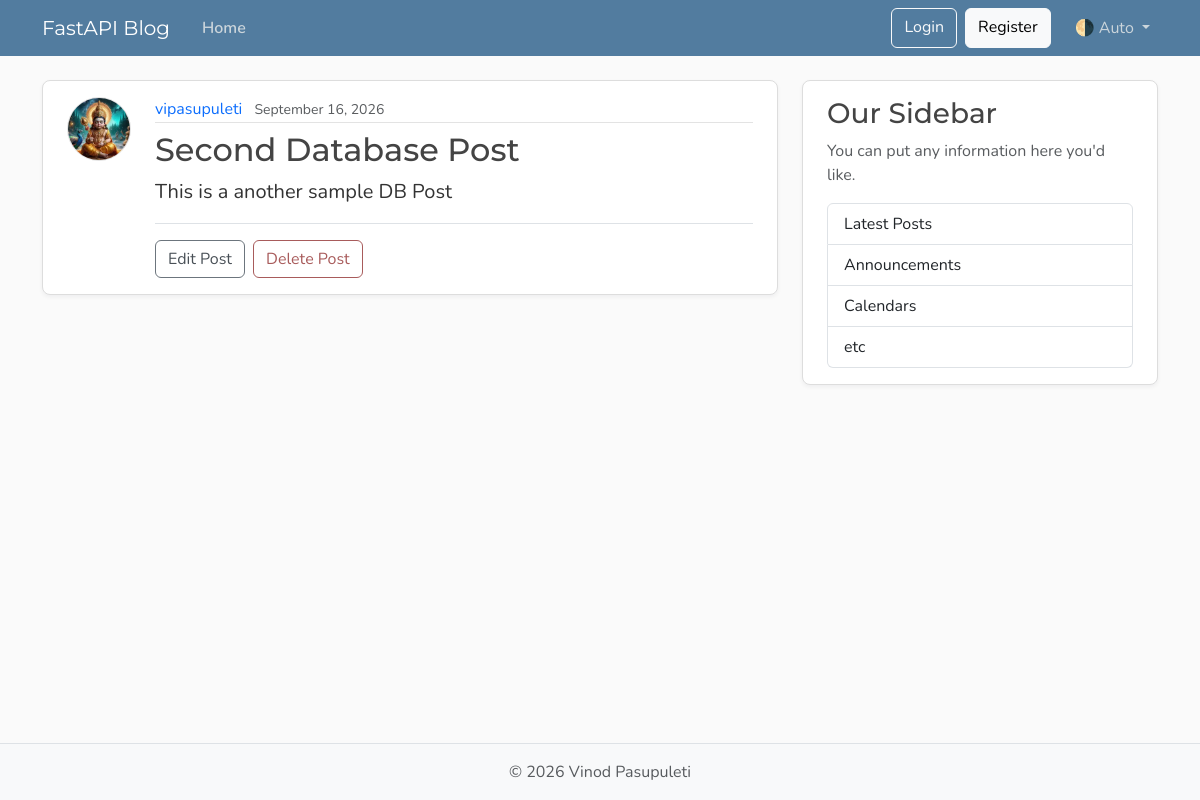
The page /posts/2 on the database its author committed.
### models.py (models this page shows, shortened)
class User(Base):
    __tablename__ = "users"
    id: Mapped[int] = mapped_column(Integer, primary_key=True, index=True)
    username: Mapped[str] = mapped_column(String(50), unique=True, nullable=False)
    email: Mapped[str] = mapped_column(String(120), unique=True, nullable=False)
    image_file: Mapped[str | None] = mapped_column(
        String(200),
        nullable=True,
        default=None,
    )
    posts: Mapped[list[Post]] = relationship(back_populates="author", cascade="all, delete-orphan")

class Post(Base):
    __tablename__ = "posts"
    id: Mapped[int] = mapped_column(Integer, primary_key=True, index=True)
    title: Mapped[str] = mapped_column(String(100), nullable=False)
    content: Mapped[str] = mapped_column(Text, nullable=False)
    user_id: Mapped[int] = mapped_column(
        ForeignKey("users.id"),
        nullable=False,
        index=True,
    )
    date_posted: Mapped[datetime] = mapped_column(
        DateTime(timezone=True),
        default=lambda: datetime.now(UTC),
    )
    author: Mapped[User] = relationship(back_populates="posts")

### main.py (the view)
@app.get("/posts/{post_id}", include_in_schema=False)
async def post_page(request: Request, post_id: int, db: Annotated[AsyncSession, Depends(get_db)]):
    result = await db.execute(select(models.Post).options(selectinload(models.Post.author)).where(models.Post.id == post_id))
    post = result.scalars().first()
    if post:
        title = post.title[:50]
        return templates.TemplateResponse(request, "post.html", {"post": post, "title": title})
    raise HTTPException(status_code=status.HTTP_404_NOT_FOUND, detail="Post not found")

### templates/post.html (shortened to what this page needs)
{% extends "layout.html" %}
{% block content %}
<article class="content-section py-3 px-4 mb-4">
    <div class="d-flex align-items-start gap-4">
        <img class="rounded-circle article-img flex-shrink-0" src="{{ post.author.image_path }}"
            alt="{{ post.author.username }}'s profile picture" width="64" height="64" loading="lazy">
        <div class="flex-grow-1">
            <div class="article-metadata mb-2">
                <a class="me-2" href="{{ url_for('user_posts', user_id=post.author.id) }}">{{ post.author.username
                    }}</a>
                <small class="text-body-secondary">{{ post.date_posted.strftime('%B %d, %Y') }}</small>
            </div>
            <h2 class="article-title">{{ post.title }}</h2>
            <p class="article-content">{{ post.content }}</p>
            <div class="post-actions mt-3 pt-3 border-top">
                <a class="btn btn-outline-secondary me-1" href="#">Edit Post</a>
                <button type="button" class="btn btn-outline-danger" data-bs-toggle="modal"
                    data-bs-target="#deleteModal">Delete Post</button>
            </div>
        </div>
    </div>
</article>
{% endblock content %}

### static/css/main.css (style rules this page uses)
:root { --font-heading: "Montserrat", system-ui, -apple-system, BlinkMacSystemFont, sans-serif; --font-body: "Nunito", system-ui, -apple-system, BlinkMacSystemFont, sans-serif; --color-bg-body: #fafafa; --color-bg-content: #ffffff; --color-text-primary: #333333; --color-text-heading: #444444; --color-steel: #527c9f; --color-nav-link: #cbd5db; --color-nav-link-hover: #ffffff; --color-link-hover: #428bca; --color-border: #dddddd; --color-border-light: #e3e3e3; --spacing-xl: 5rem; --article-img-size: 4rem; --account-img-size: 7.813rem; }
body { font-family: var(--font-body); background: var(--color-bg-body); color: var(--color-text-primary); }
h1, h2, h3, h4, h5, h6 { font-family: var(--font-heading); color: var(--color-text-heading); }
a { text-decoration: none; }
.content-section { background: var(--color-bg-content); border: 1px solid var(--color-border); border-radius: 0.5rem; box-shadow: 0 2px 4px rgba(15, 23, 42, 0.05); transition: box-shadow 0.15s ease, transform 0.15s ease, border-color 0.15s ease; }
.article-title { color: var(--color-text-heading); transition: color 0.2s ease-in-out; }
.article-content { white-space: pre-line; font-size: 1.25rem; }
.article-img { height: var(--article-img-size); width: var(--article-img-size); flex-shrink: 0; object-fit: cover; border: 1px solid var(--color-border-light); box-shadow: 0 0 0 2px var(--color-bg-content); }
.article-metadata { padding-bottom: 0.063rem; border-bottom: 1px solid var(--color-border-light); }
.article-metadata a { transition: color 0.2s ease-in-out; }
.btn-outline-secondary { --bs-btn-color: #495057; --bs-btn-border-color: #6c757d; --bs-btn-hover-color: #fff; --bs-btn-hover-bg: #5a6268; --bs-btn-hover-border-color: #545b62; --bs-btn-active-color: #fff; --bs-btn-active-bg: #545b62; --bs-btn-active-border-color: #4e555b; }
.btn-outline-danger { --bs-btn-color: #a85b5b; --bs-btn-border-color: #a85b5b; --bs-btn-hover-color: #fff; --bs-btn-hover-bg: #924e4e; --bs-btn-hover-border-color: #874848; --bs-btn-active-color: #fff; --bs-btn-active-bg: #874848; --bs-btn-active-border-color: #7c4242; }

### rows shown on the page
User: author.image_path (picture), author.username "vipasupuleti"
Post: date_posted "September 16, 2026", title "Second Database Post", content "This is a another sample DB Post"
